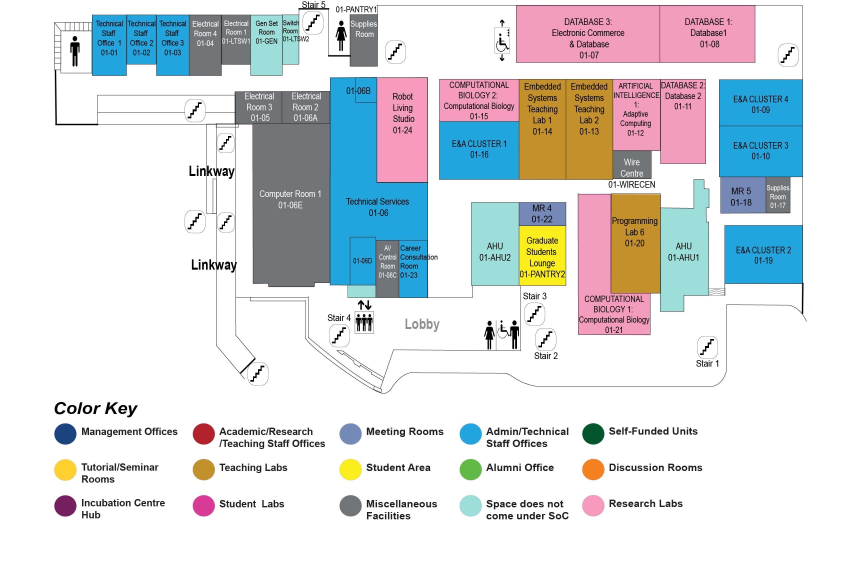
#> input picture floorplans/COM1/COM1_01.jpg, 2566 x 1712 px (shown at 1/3 size)
$ python generate_mask.py COM1/COM1_01.jpg
#> lines starting #> are read from the running program, lines starting #| are printed output that depends on the picture; after the words box and inside, x2 and y2 are one past the last pixel; in counts of white or black regions, pixels touching at a corner belong together
import cv2
import numpy as np
import argparse
import sys

# 1. Setup terminal arguments
parser = argparse.ArgumentParser(description="Interactive NavMesh Mask Generator")
parser.add_argument("image_path", help="Path to the floorplan image file")
args = parser.parse_args()

img = cv2.imread(args.image_path)
#> img is the input picture: shape (1712, 2566, 3); mean B, G, R 223.8, 221.1, 217.6

if img is None:
    print(f"Error: Could not load image at '{args.image_path}'")
    sys.exit(1)

# 2. Strict Color Masking (Isolate pure white)
lower_white = np.array([240, 240, 240])
upper_white = np.array([255, 255, 255])
binary_mask = cv2.inRange(img, lower_white, upper_white)
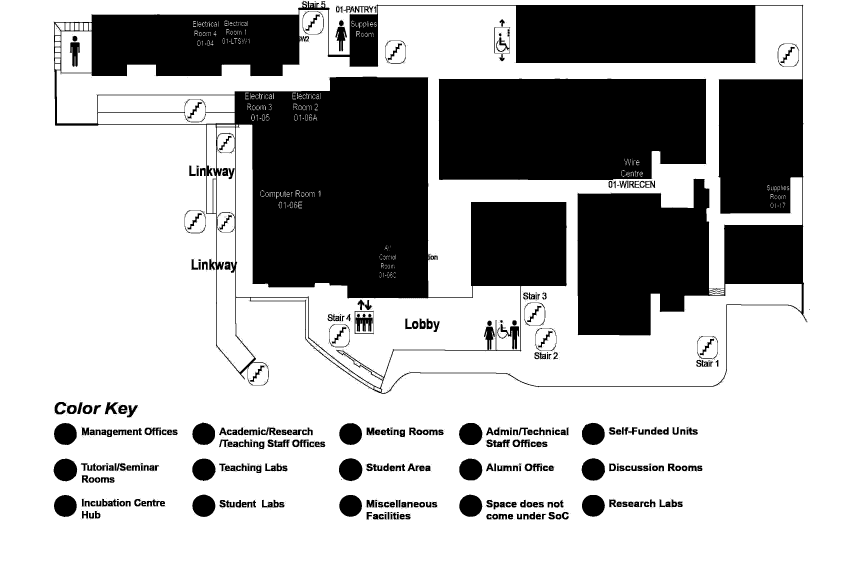
#> binary_mask: shape (1712, 2566) (shown at 1/3 size); 69.7% white; 1735 black regions (1373 under 20 px), largest, box (x1, y1, x2, y2) and area: (161, 3, 2420, 1182) 961065, (1316, 236, 2119, 541) 232907, (1017, 1375, 1087, 1444) 3742

print("Opening Map. Please CLICK YOUR MOUSE anywhere inside the main white corridor.")

# 3. The Interactive Flood Fill Function
def fill_corridor(event, x, y, flags, param):
    # Listen for a Left Mouse Button Click
    if event == cv2.EVENT_LBUTTONDOWN:

        # Check if the user actually clicked on a white pixel
        if binary_mask[y, x] == 255:
            print(f"Corridor clicked at coordinates ({x}, {y}). Flooding...")

            # FloodFill requires a temporary mask that is exactly 2 pixels larger
            h, w = binary_mask.shape
            flood_mask = np.zeros((h+2, w+2), np.uint8)

            # Create a copy so we don't destroy our original binary mask
            filled_image = binary_mask.copy()

            # Flood fill outwards from the click!
            # We fill it with Gray (127) so we can distinguish it from the rest of the white map.
            cv2.floodFill(filled_image, flood_mask, (x, y), 127)

            # Extract ONLY the area that turned Gray
            final_corridor = cv2.inRange(filled_image, 127, 127)

            # Display the result
            cv2.namedWindow('SUCCESS - Final Corridor', cv2.WINDOW_NORMAL)
            cv2.resizeWindow('SUCCESS - Final Corridor', 800, 600)
            cv2.imshow('SUCCESS - Final Corridor', final_corridor)

            print("Corridor isolated! Press any key to close the windows and exit.")

        else:
            print("Oops! You clicked a dark pixel (wall/room). Please click on the white hallway.")

# 4. Initialize the UI
cv2.namedWindow('Map - CLICK THE CORRIDOR', cv2.WINDOW_NORMAL)
cv2.resizeWindow('Map - CLICK THE CORRIDOR', 800, 600)

# Bind our mouse-click function to the window
cv2.setMouseCallback('Map - CLICK THE CORRIDOR', fill_corridor)

# Show the image and wait for the user
cv2.imshow('Map - CLICK THE CORRIDOR', img)
cv2.waitKey(0)
cv2.destroyAllWindows()
